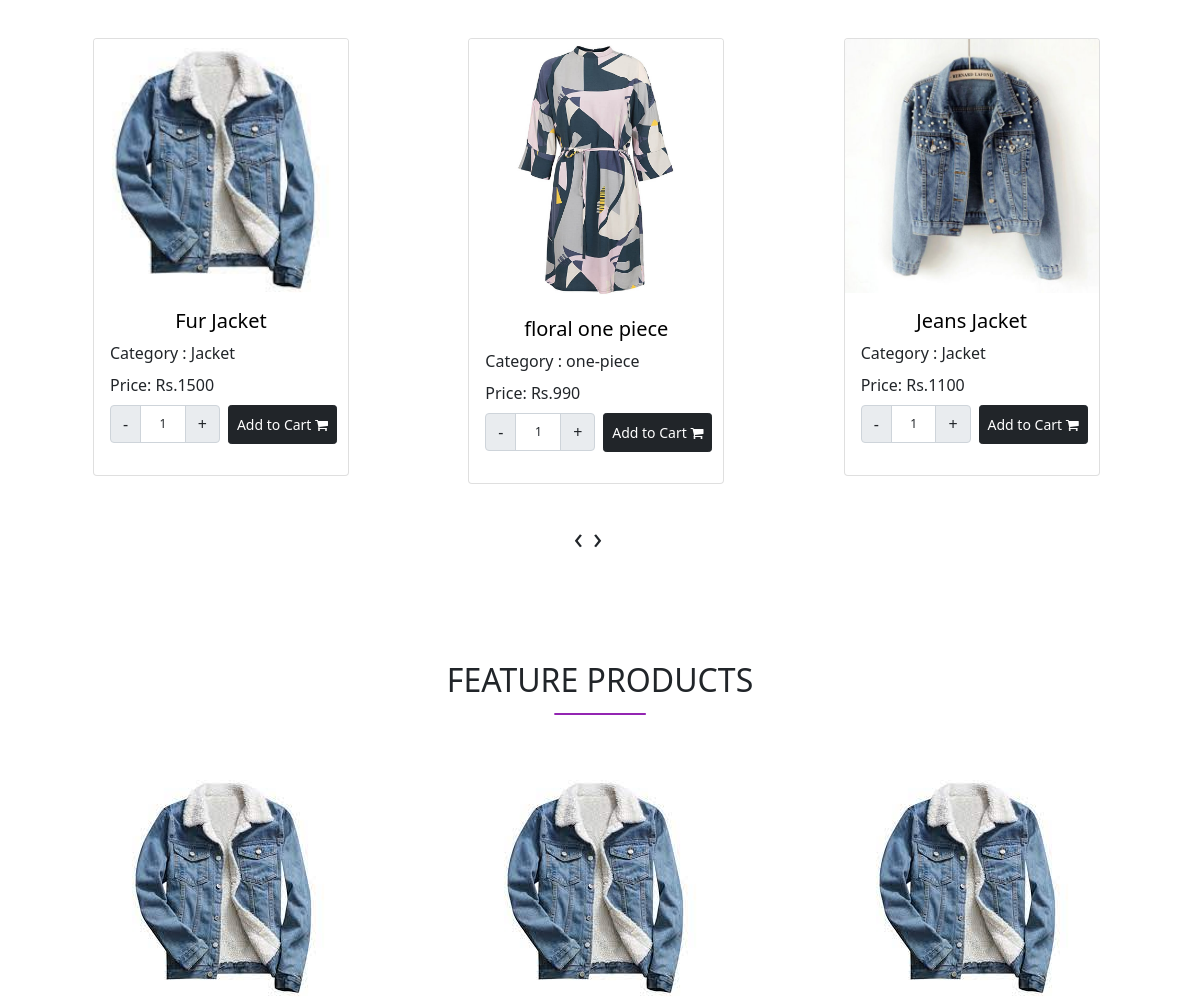
The app's page / (middle part), older data.
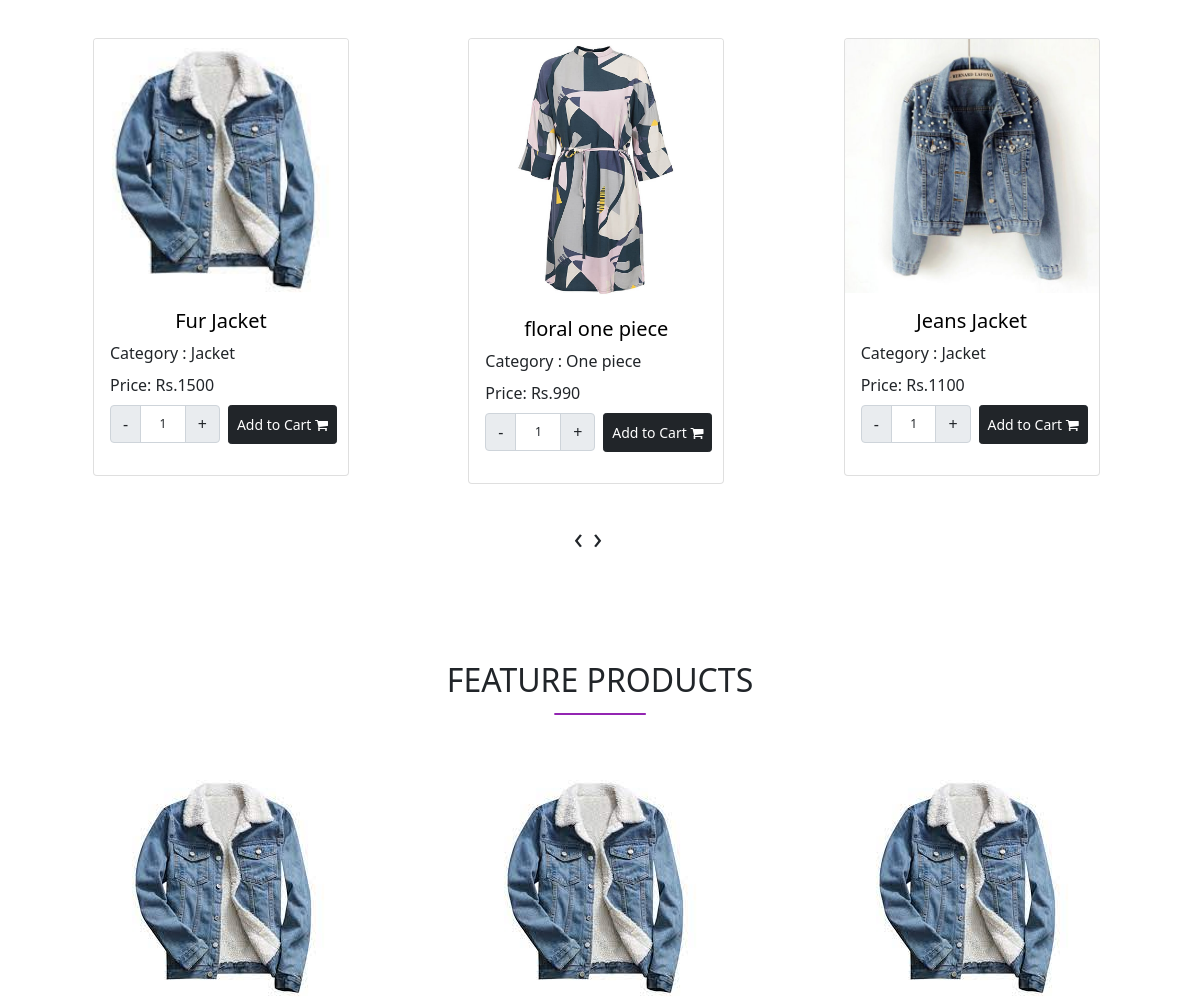
The same page, newer data.
### main/models.py (models this page shows, shortened)
class Product(models.Model):
    category = models.ForeignKey(Category, on_delete=models.CASCADE)
    slug = models.SlugField(max_length=150, null = True,blank = True, unique= True)
    name = models.CharField(max_length=150, null = False,blank = False)
    product_image = models.ImageField(upload_to='cat_product',default="")
    small_description = models.CharField(max_length=250, null=False, blank=False)
    quantity = models.IntegerField(null = False,blank = False)
    description = models.TextField(max_length=500, null = False,blank = False)
    status = models.BooleanField(default=False, help_text="0=default, 1=Hidden")
    trending = models.BooleanField(default=False, help_text="0=default, 1=Trending")
    new_arrival = models.BooleanField(default=False, help_text="0=default, 1=NEW")
    price = models.IntegerField()

class Category(models.Model):
    slug = models.SlugField(max_length=150, null = True,blank = True, unique= True)
    name = models.CharField(max_length=150, null = False,blank = False)
    image = models.ImageField(upload_to='category',default="")
    description = models.TextField(max_length=250, null = False,blank = False)
    status = models.BooleanField(default=False, help_text="0=default, 1=Hidden")
    def __str__(self):
        return self.name

### main/views.py (the view)
def index(request):
    trending_products = Product.objects.filter(trending=1)
    context ={'trending_products':trending_products}
    return render(request, 'sunita/home.html',context=context)

### main/templates/sunita/home.html (shortened to what this page needs)
{% extends 'nav.html' %}
{% block body %}
<!doctype html>
<html lang="en">
  <body>
    {% load static%}
    <section class="product pt-5">
      <div class="container">
        <div class="row">
          <div class="col-sm-12">
          </div>
        </div>
        <div class="row owl-carousel owl-theme">
          {% for item in trending_products %}
            <div class=" my-3 product_data item">
              <div class="card" style="width: 16rem; margin-left: 50px;">
                  <a href="{% url 'productview' item.category.slug item.slug %}" style="text-decoration: none; color:black">
                    <img src="{{item.product_image.url}}" class="card-img-top" alt="Product image">
                       <div class="card-body text-center">
                        <h5 class="card-title" >{{ item.name}}</h5>
                  </a>
                        <p class="card-title" style="text-align: left;" >Category : {{ item.category}}</p>
                        <span class="float-start">Price: Rs.{{item.price}}</span>
                        <br>
                        <div class="row mt-2">
                          <div class="col-md-6">
                            <div class="input-group text-center mb-3" style="width:110px" >
                              <button class="input-group-text decrement-btn">-</button>
                              <input type="text" name="quantity" class="form-control qty-input text-center"style="font-size:12px" value="1">
                              <button class="input-group-text increment-btn">+</button>
                            </div>
                          </div>
                          <div class="col-md-6 px-0">
                            <span >
                              {% if item.quantity > 0 %}
                                     <button type="button" class="btn btn-dark btn-sm mb-1 addToCartBtn py-2 " >Add to Cart <i class="fa fa-shopping-cart"></i></button>
                              {% else %}
                                     <button type="button" class="btn btn-danger btn-sm py-2 disabled" >Out of Stock</button>
                              {% endif %}
                            </span>
                          </div>
                        </div>
                       </div>
               </div>
          </div>
          {% endfor %}
        <section class="product">
          <div class="container">
            <div class="row">
              <div class="col-sm-12">
                <div class="headline text-center mb-5">
                  <h2 class="pb-3 position-relative d-inline-block">FEATURE PRODUCTS</h2>
                </div>
              </div>
            </div>
            <div class="row">
              <div class="col-sm-6 col-lg-4 " >
              <div class="product-top position-relative">
                <p style="text-align:center;"><img src="{% static 'images/jk1.jpg'%}" alt="jacket"></p>
              </div>
              </div>
              <div class="col-sm-6 col-lg-4 " >
                <div class="product-top position-relative">
                  <p style="text-align:center;"><img src="{% static 'images/jk1.jpg'%}" alt="jacket"></p>
                </div>
                </div>
                <div class="col-sm-6 col-lg-4 " >
                  <div class="product-top position-relative">
                    <p style="text-align:center;"><img src="{% static 'images/jk1.jpg'%}" alt="jacket"></p>
                  </div>
                  </div>
            </div>
          </div>
        </section>
    </section>
  </body>
</html>
{% endblock body%}

Row changes from the older to the newer data that the page shows:
changed Product "floral one piece": category "one-piece" → "One piece"
